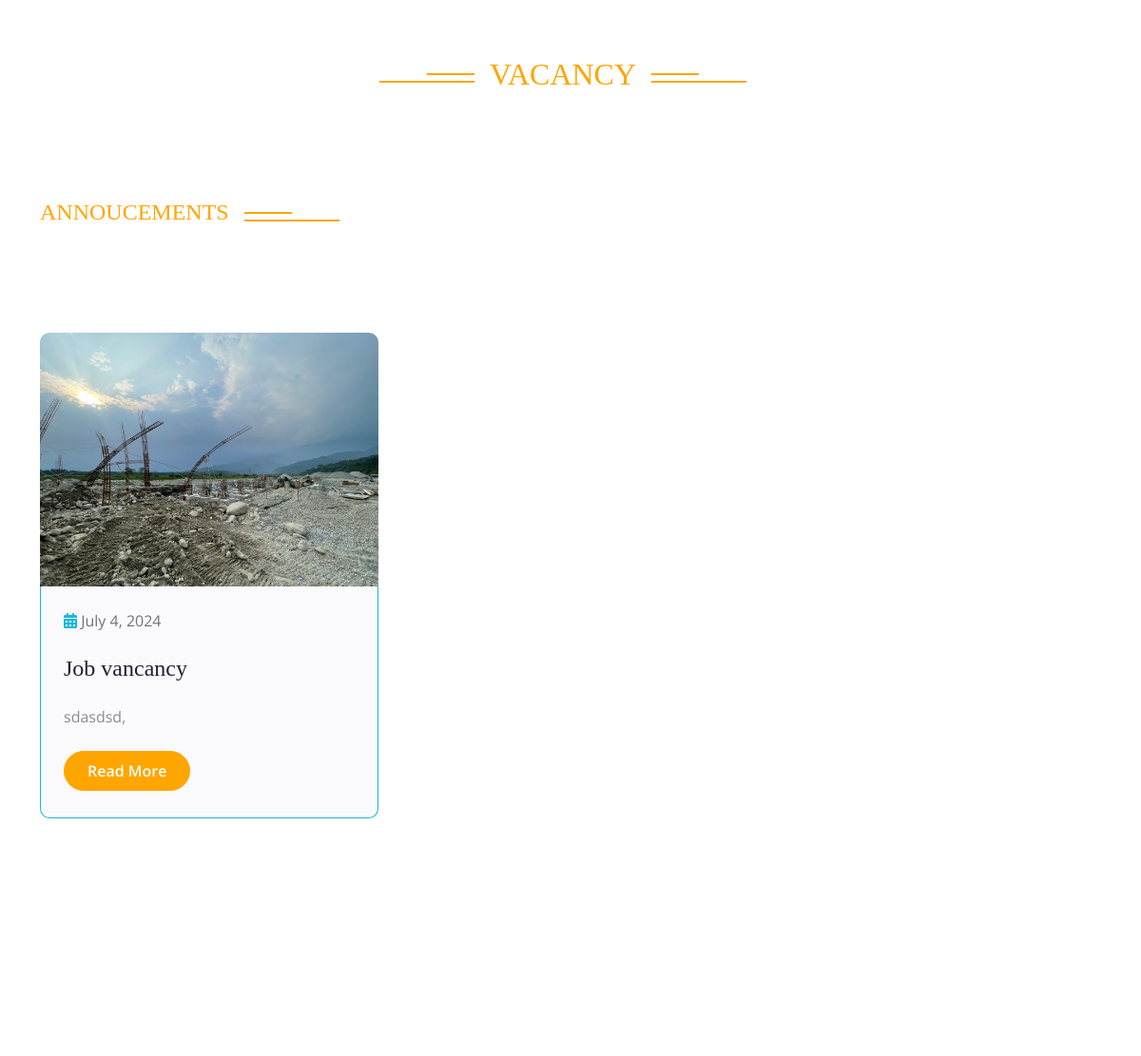
The page /announcements (middle part) on the database as committed earlier.
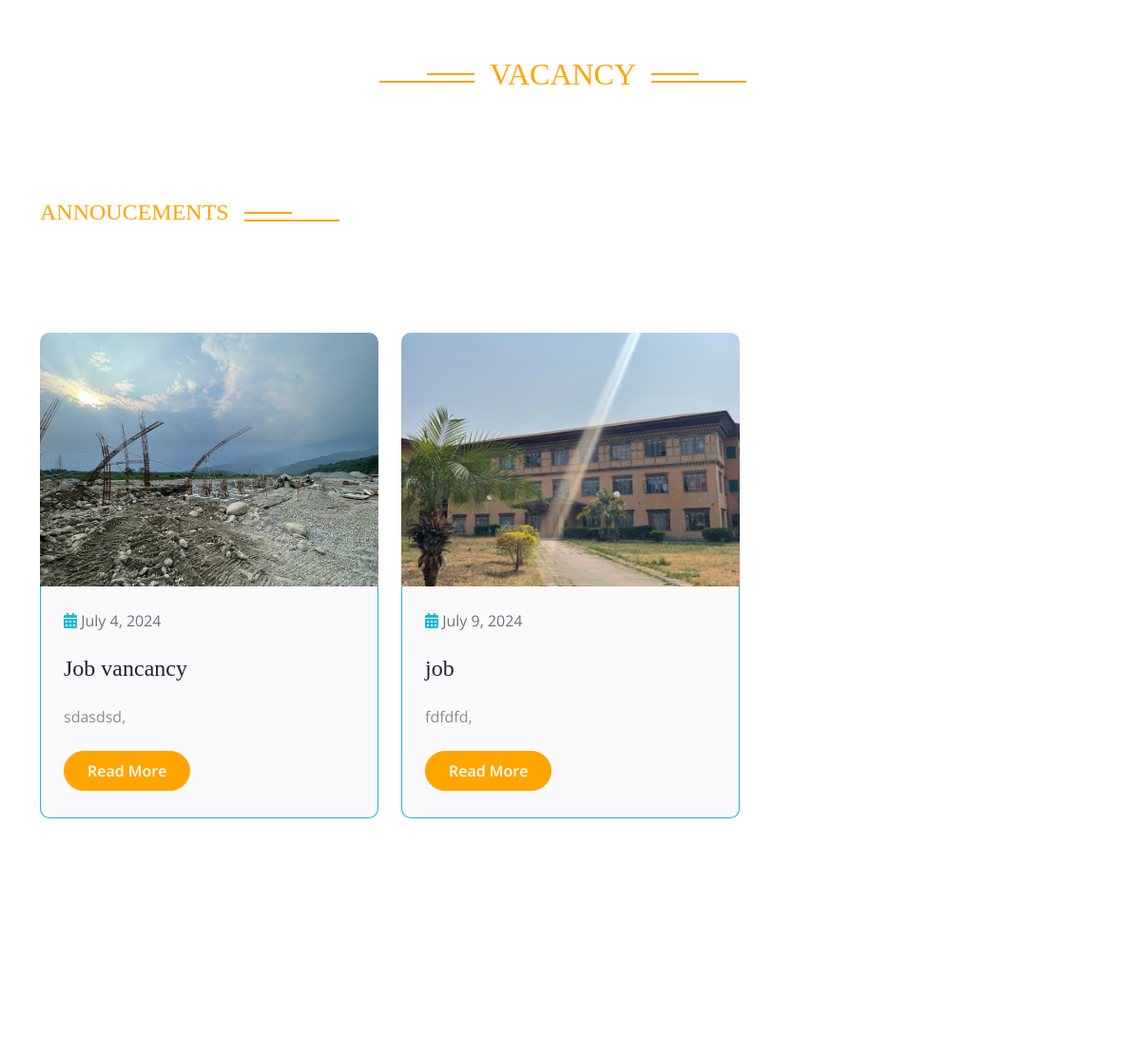
The same page on the database as committed later.
### APP/models.py (models this page shows, shortened)
class Announcement(models.Model):
    announcement = models.CharField(max_length=200)
    image = models.ImageField(upload_to='image/',blank=True, null=True)
    date = models.DateField(auto_now_add=True)
    hiring_process = models.TextField()
    descriptions = models.TextField(blank=True,null=True)

### APP/views.py (the view)
# urls.py: path('announcements',views.announcements,name='announcements'),
def announcements(request):
    career = Career.objects.all()
    announcement = Announcement.objects.all()
    context = {
        'career': career,
        'announcement': announcement,
    }
    return render(request,'announcements.html',context)

### APP/templates/announcements.html (shortened to what this page needs)
{% extends 'base.html' %}
{% load static %}
{% block content %}
<div class="container-fluid about py-5">
    <div class="container py-5">
        <div class="section-title mb-0">
            <div class="sub-style px-3 mb-0">
                <h2 class="sub-title pe-3 mb-0">Vacancy</h2>
            </div>
        </div>
    </div>
</div>
<div class="container my-3">
    <h4 class="sub-title pe-3 mb-0">Annoucements</h4>
</div>
<div class="container-fluid blog py-5">
    <div class="container py-5">
        <div class="row g-4 ">
            {%for announcement in announcement %}
            <div class="col-md-6 col-lg-6 col-xl-4">
                <div class="blog-item rounded">
                    <div class="blog-img">
                        {% if announcement.image %}
                        <img src="{{announcement.image.url}}" class="img-fluid w-100" alt="Image">
                        {%endif%}
                    </div>
                    <div class="blog-centent p-4">
                        <div class="d-flex justify-content-between mb-4">
                            <p class="mb-0 text-muted"><i class="fa fa-calendar-alt text-primary"></i> {{announcement.date}}
                            </p>
                        </div>
                        <a href="#" class="h4">{{announcement.announcement}}</a>
                        <p class="my-4">{{announcement.descriptions}},</p>
                        <a href="{% url 'announcement_detail' announcement.pk %}" class="btn btn-primary rounded-pill text-white py-2 px-4 mb-1">Read More</a>
                    </div>
                </div>
            </div>
            {%endfor%}
        </div>
    </div>
</div>
<br><br><br><br><br><br><br><br><br><br><br><br>
{% endblock %}

Rows that differ between the two databases and show on the page:
added Announcement: image (picture), date "July 9, 2024", announcement "job", descriptions "fdfdfd"
